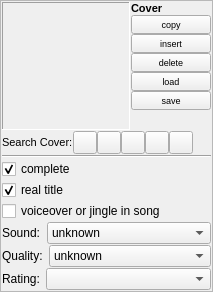
         <widget class="QFrame" name="frameOptions">
          <property name="maximumSize">
           <size>
            <width>240</width>
            <height>16777215</height>
           </size>
          </property>
          <property name="frameShape">
           <enum>QFrame::StyledPanel</enum>
          </property>
          <layout class="QVBoxLayout">
           <property name="spacing">
            <number>1</number>
           </property>
           <property name="leftMargin">
            <number>1</number>
           </property>
           <property name="topMargin">
            <number>1</number>
           </property>
           <property name="rightMargin">
            <number>1</number>
           </property>
           <property name="bottomMargin">
            <number>1</number>
           </property>
           <item>
            <layout class="QHBoxLayout" name="horizontalLayout_3">
             <property name="topMargin">
              <number>0</number>
             </property>
             <item>
              <widget class="QLabel" name="cover">
               <property name="minimumSize">
                <size>
                 <width>128</width>
                 <height>128</height>
                </size>
               </property>
               <property name="maximumSize">
                <size>
                 <width>128</width>
                 <height>128</height>
                </size>
               </property>
               <property name="acceptDrops">
                <bool>true</bool>
               </property>
               <property name="frameShape">
                <enum>QFrame::Panel</enum>
               </property>
               <property name="frameShadow">
                <enum>QFrame::Sunken</enum>
               </property>
               <property name="text">
                <string/>
               </property>
               <property name="scaledContents">
                <bool>false</bool>
               </property>
               <property name="alignment">
                <set>Qt::AlignCenter</set>
               </property>
               <property name="margin">
                <number>0</number>
               </property>
              </widget>
             </item>
             <item>
              <layout class="QVBoxLayout" name="verticalLayout_3">
               <property name="spacing">
                <number>0</number>
               </property>
               <property name="leftMargin">
                <number>0</number>
               </property>
               <property name="topMargin">
                <number>0</number>
               </property>
               <item>
                <widget class="QLabel" name="label_21">
                 <property name="font">
                  <font>
                   <pointsize>8</pointsize>
                   <weight>75</weight>
                   <bold>true</bold>
                  </font>
                 </property>
                 <property name="text">
                  <string>Cover</string>
                 </property>
                </widget>
               </item>
               <item>
                <widget class="QPushButton" name="coverCopyButton">
                 <property name="maximumSize">
                  <size>
                   <width>16777215</width>
                   <height>20</height>
                  </size>
                 </property>
                 <property name="font">
                  <font>
                   <pointsize>7</pointsize>
                  </font>
                 </property>
                 <property name="text">
                  <string>copy</string>
                 </property>
                 <property name="icon">
                  <iconset resource="../../resources.qrc">
                   <normaloff>:/icons/resources/edit-copy.png</normaloff>:/icons/resources/edit-copy.png</iconset>
                 </property>
                 <property name="iconSize">
                  <size>
                   <width>16</width>
                   <height>16</height>
                  </size>
                 </property>
                 <property name="flat">
                  <bool>false</bool>
                 </property>
                </widget>
               </item>
               <item>
                <widget class="QPushButton" name="coverInsertButton">
                 <property name="maximumSize">
                  <size>
                   <width>16777215</width>
                   <height>20</height>
                  </size>
                 </property>
                 <property name="font">
                  <font>
                   <pointsize>7</pointsize>
                  </font>
                 </property>
                 <property name="text">
                  <string>insert</string>
                 </property>
                 <property name="icon">
                  <iconset resource="../../resources.qrc">
                   <normaloff>:/icons/resources/edit-paste.png</normaloff>:/icons/resources/edit-paste.png</iconset>
                 </property>
                 <property name="iconSize">
                  <size>
                   <width>16</width>
                   <height>16</height>
                  </size>
                 </property>
                 <property name="flat">
                  <bool>false</bool>
                 </property>
                </widget>
               </item>
               <item>
                <widget class="QPushButton" name="coverDeleteButton">
                 <property name="maximumSize">
                  <size>
                   <width>16777215</width>
                   <height>20</height>
                  </size>
                 </property>
                 <property name="font">
                  <font>
                   <pointsize>7</pointsize>
                  </font>
                 </property>
                 <property name="text">
                  <string>delete</string>
                 </property>
                 <property name="icon">
                  <iconset resource="../../resources.qrc">
                   <normaloff>:/icons/resources/edit-delete.png</normaloff>:/icons/resources/edit-delete.png</iconset>
                 </property>
                 <property name="iconSize">
                  <size>
                   <width>16</width>
                   <height>16</height>
                  </size>
                 </property>
                 <property name="flat">
                  <bool>false</bool>
                 </property>
                </widget>
               </item>
               <item>
                <widget class="QPushButton" name="coverLoadButton">
                 <property name="enabled">
                  <bool>true</bool>
                 </property>
                 <property name="maximumSize">
                  <size>
                   <width>16777215</width>
                   <height>20</height>
                  </size>
                 </property>
                 <property name="font">
                  <font>
                   <pointsize>7</pointsize>
                  </font>
                 </property>
                 <property name="text">
                  <string>load</string>
                 </property>
                 <property name="icon">
                  <iconset resource="../../resources.qrc">
                   <normaloff>:/icons/resources/fileopen.png</normaloff>:/icons/resources/fileopen.png</iconset>
                 </property>
                 <property name="iconSize">
                  <size>
                   <width>16</width>
                   <height>16</height>
                  </size>
                 </property>
                 <property name="flat">
                  <bool>false</bool>
                 </property>
                </widget>
               </item>
               <item>
                <widget class="QPushButton" name="coverSaveButton">
                 <property name="enabled">
                  <bool>true</bool>
                 </property>
                 <property name="maximumSize">
                  <size>
                   <width>16777215</width>
                   <height>20</height>
                  </size>
                 </property>
                 <property name="font">
                  <font>
                   <pointsize>7</pointsize>
                  </font>
                 </property>
                 <property name="text">
                  <string>save</string>
                 </property>
                 <property name="icon">
                  <iconset resource="../../resources.qrc">
                   <normaloff>:/icons/resources/filesave.png</normaloff>:/icons/resources/filesave.png</iconset>
                 </property>
                 <property name="iconSize">
                  <size>
                   <width>16</width>
                   <height>16</height>
                  </size>
                 </property>
                 <property name="flat">
                  <bool>false</bool>
                 </property>
                </widget>
               </item>
               <item>
                <spacer name="verticalSpacer_3">
                 <property name="orientation">
                  <enum>Qt::Vertical</enum>
                 </property>
                 <property name="sizeHint" stdset="0">
                  <size>
                   <width>20</width>
                   <height>0</height>
                  </size>
                 </property>
                </spacer>
               </item>
              </layout>
             </item>
            </layout>
           </item>
           <item>
            <layout class="QHBoxLayout" name="horizontalLayout_2">
             <property name="spacing">
              <number>0</number>
             </property>
             <property name="topMargin">
              <number>0</number>
             </property>
             <item>
              <widget class="QLabel" name="label_22">
               <property name="font">
                <font>
                 <pointsize>8</pointsize>
                </font>
               </property>
               <property name="text">
                <string>Search Cover:</string>
               </property>
              </widget>
             </item>
             <item>
              <widget class="QToolButton" name="coverSearchGoogle">
               <property name="text">
                <string/>
               </property>
               <property name="icon">
                <iconset resource="../../resources.qrc">
                 <normaloff>:/icons/resources/logo_google16x16.png</normaloff>:/icons/resources/logo_google16x16.png</iconset>
               </property>
               <property name="iconSize">
                <size>
                 <width>16</width>
                 <height>16</height>
                </size>
               </property>
              </widget>
             </item>
             <item>
              <widget class="QToolButton" name="coverSearchDiscogs">
               <property name="text">
                <string/>
               </property>
               <property name="icon">
                <iconset resource="../../resources.qrc">
                 <normaloff>:/icons/resources/discogs16x16.png</normaloff>:/icons/resources/discogs16x16.png</iconset>
               </property>
               <property name="iconSize">
                <size>
                 <width>16</width>
                 <height>16</height>
                </size>
               </property>
              </widget>
             </item>
             <item>
              <widget class="QToolButton" name="coverSearchBeatport">
               <property name="text">
                <string/>
               </property>
               <property name="icon">
                <iconset resource="../../resources.qrc">
                 <normaloff>:/icons/resources/logo_beatport16x16.png</normaloff>:/icons/resources/logo_beatport16x16.png</iconset>
               </property>
               <property name="iconSize">
                <size>
                 <width>16</width>
                 <height>16</height>
                </size>
               </property>
              </widget>
             </item>
             <item>
              <widget class="QToolButton" name="coverSearchSoundcloud">
               <property name="text">
                <string/>
               </property>
               <property name="icon">
                <iconset resource="../../resources.qrc">
                 <normaloff>:/icons/resources/soundcloud.png</normaloff>:/icons/resources/soundcloud.png</iconset>
               </property>
               <property name="iconSize">
                <size>
                 <width>16</width>
                 <height>16</height>
                </size>
               </property>
              </widget>
             </item>
             <item>
              <widget class="QToolButton" name="coverSearchAmazon">
               <property name="text">
                <string/>
               </property>
               <property name="icon">
                <iconset resource="../../resources.qrc">
                 <normaloff>:/icons/resources/logo_amazon16x16.png</normaloff>:/icons/resources/logo_amazon16x16.png</iconset>
               </property>
               <property name="iconSize">
                <size>
                 <width>16</width>
                 <height>16</height>
                </size>
               </property>
              </widget>
             </item>
             <item>
              <spacer name="horizontalSpacer_5">
               <property name="orientation">
                <enum>Qt::Horizontal</enum>
               </property>
               <property name="sizeHint" stdset="0">
                <size>
                 <width>5</width>
                 <height>20</height>
                </size>
               </property>
              </spacer>
             </item>
            </layout>
           </item>
           <item>
            <widget class="Line" name="line">
             <property name="orientation">
              <enum>Qt::Horizontal</enum>
             </property>
            </widget>
           </item>
           <item>
            <widget class="QCheckBox" name="complete">
             <property name="sizePolicy">
              <sizepolicy hsizetype="Maximum" vsizetype="Fixed">
               <horstretch>0</horstretch>
               <verstretch>0</verstretch>
              </sizepolicy>
             </property>
             <property name="text">
              <string>complete</string>
             </property>
             <property name="checked">
              <bool>true</bool>
             </property>
            </widget>
           </item>
           <item>
            <widget class="QCheckBox" name="realTitle">
             <property name="sizePolicy">
              <sizepolicy hsizetype="Maximum" vsizetype="Fixed">
               <horstretch>0</horstretch>
               <verstretch>0</verstretch>
              </sizepolicy>
             </property>
             <property name="text">
              <string>real title</string>
             </property>
             <property name="checked">
              <bool>true</bool>
             </property>
            </widget>
           </item>
           <item>
            <widget class="QCheckBox" name="interrupted">
             <property name="text">
              <string>voiceover or jingle in song</string>
             </property>
            </widget>
           </item>
           <item>
            <layout class="QHBoxLayout">
             <property name="spacing">
              <number>6</number>
             </property>
             <property name="leftMargin">
              <number>0</number>
             </property>
             <property name="topMargin">
              <number>0</number>
             </property>
             <property name="rightMargin">
              <number>0</number>
             </property>
             <property name="bottomMargin">
              <number>0</number>
             </property>
             <item>
              <widget class="QLabel" name="label_45">
               <property name="sizePolicy">
                <sizepolicy hsizetype="Maximum" vsizetype="Minimum">
                 <horstretch>0</horstretch>
                 <verstretch>0</verstretch>
                </sizepolicy>
               </property>
               <property name="text">
                <string>Sound:</string>
               </property>
              </widget>
             </item>
             <item>
              <widget class="QComboBox" name="channels">
               <property name="sizePolicy">
                <sizepolicy hsizetype="Expanding" vsizetype="Fixed">
                 <horstretch>0</horstretch>
                 <verstretch>0</verstretch>
                </sizepolicy>
               </property>
               <property name="currentIndex">
                <number>0</number>
               </property>
               <property name="iconSize">
                <size>
                 <width>60</width>
                 <height>15</height>
                </size>
               </property>
               <property name="frame">
                <bool>true</bool>
               </property>
               <item>
                <property name="text">
                 <string>unknown</string>
                </property>
                <property name="icon">
                 <iconset resource="../../resources.qrc">
                  <normaloff>:/channels/resources/sound-unknown.png</normaloff>:/channels/resources/sound-unknown.png</iconset>
                </property>
               </item>
               <item>
                <property name="text">
                 <string>Mono</string>
                </property>
                <property name="icon">
                 <iconset resource="../../resources.qrc">
                  <normaloff>:/channels/resources/sound-mono.png</normaloff>:/channels/resources/sound-mono.png</iconset>
                </property>
               </item>
               <item>
                <property name="text">
                 <string>Stereo</string>
                </property>
                <property name="icon">
                 <iconset resource="../../resources.qrc">
                  <normaloff>:/channels/resources/sound-stereo.png</normaloff>:/channels/resources/sound-stereo.png</iconset>
                </property>
               </item>
               <item>
                <property name="text">
                 <string>Dolby Stereo</string>
                </property>
                <property name="icon">
                 <iconset resource="../../resources.qrc">
                  <normaloff>:/channels/resources/sound-dolbystereo.png</normaloff>:/channels/resources/sound-dolbystereo.png</iconset>
                </property>
               </item>
               <item>
                <property name="text">
                 <string>Dolby Surround</string>
                </property>
                <property name="icon">
                 <iconset resource="../../resources.qrc">
                  <normaloff>:/channels/resources/sound-dolby-surround.png</normaloff>:/channels/resources/sound-dolby-surround.png</iconset>
                </property>
               </item>
               <item>
                <property name="text">
                 <string>Dolby Digital 5.1</string>
                </property>
                <property name="icon">
                 <iconset resource="../../resources.qrc">
                  <normaloff>:/channels/resources/sound-dolbydigital-5.1.png</normaloff>:/channels/resources/sound-dolbydigital-5.1.png</iconset>
                </property>
               </item>
               <item>
                <property name="text">
                 <string>Dolby Digital EX</string>
                </property>
                <property name="icon">
                 <iconset resource="../../resources.qrc">
                  <normaloff>:/channels/resources/sound-dolbydigital-5.1ex.png</normaloff>:/channels/resources/sound-dolbydigital-5.1ex.png</iconset>
                </property>
               </item>
               <item>
                <property name="text">
                 <string>DTS 5.1</string>
                </property>
                <property name="icon">
                 <iconset resource="../../resources.qrc">
                  <normaloff>:/channels/resources/sound-dts-5.1.png</normaloff>:/channels/resources/sound-dts-5.1.png</iconset>
                </property>
               </item>
              </widget>
             </item>
            </layout>
           </item>
           <item>
            <layout class="QHBoxLayout">
             <property name="spacing">
              <number>6</number>
             </property>
             <property name="leftMargin">
              <number>0</number>
             </property>
             <property name="topMargin">
              <number>0</number>
             </property>
             <property name="rightMargin">
              <number>0</number>
             </property>
             <property name="bottomMargin">
              <number>0</number>
             </property>
             <item>
              <widget class="QLabel" name="label_46">
               <property name="sizePolicy">
                <sizepolicy hsizetype="Maximum" vsizetype="Minimum">
                 <horstretch>0</horstretch>
                 <verstretch>0</verstretch>
                </sizepolicy>
               </property>
               <property name="text">
                <string>Quality:</string>
               </property>
              </widget>
             </item>
             <item>
              <widget class="QComboBox" name="quality">
               <property name="sizePolicy">
                <sizepolicy hsizetype="Expanding" vsizetype="Maximum">
                 <horstretch>0</horstretch>
                 <verstretch>0</verstretch>
                </sizepolicy>
               </property>
               <item>
                <property name="text">
                 <string>unknown</string>
                </property>
                <property name="icon">
                 <iconset resource="../../resources.qrc">
                  <normaloff>:/quality/resources/quali-unknown.png</normaloff>:/quality/resources/quali-unknown.png</iconset>
                </property>
               </item>
               <item>
                <property name="text">
                 <string>sehr gut</string>
                </property>
                <property name="icon">
                 <iconset resource="../../resources.qrc">
                  <normaloff>:/quality/resources/quali-1.png</normaloff>:/quality/resources/quali-1.png</iconset>
                </property>
               </item>
               <item>
                <property name="text">
                 <string>gut</string>
                </property>
                <property name="icon">
                 <iconset resource="../../resources.qrc">
                  <normaloff>:/quality/resources/quali-2.png</normaloff>:/quality/resources/quali-2.png</iconset>
                </property>
               </item>
               <item>
                <property name="text">
                 <string>mittelmäßig</string>
                </property>
                <property name="icon">
                 <iconset resource="../../resources.qrc">
                  <normaloff>:/quality/resources/quali-3.png</normaloff>:/quality/resources/quali-3.png</iconset>
                </property>
               </item>
               <item>
                <property name="text">
                 <string>schlecht</string>
                </property>
                <property name="icon">
                 <iconset resource="../../resources.qrc">
                  <normaloff>:/quality/resources/quali-4.png</normaloff>:/quality/resources/quali-4.png</iconset>
                </property>
               </item>
               <item>
                <property name="text">
                 <string>sehr schlecht</string>
                </property>
                <property name="icon">
                 <iconset resource="../../resources.qrc">
                  <normaloff>:/quality/resources/quali-5.png</normaloff>:/quality/resources/quali-5.png</iconset>
                </property>
               </item>
              </widget>
             </item>
            </layout>
           </item>
           <item>
            <layout class="QHBoxLayout">
             <property name="spacing">
              <number>6</number>
             </property>
             <property name="leftMargin">
              <number>0</number>
             </property>
             <property name="topMargin">
              <number>0</number>
             </property>
             <property name="rightMargin">
              <number>0</number>
             </property>
             <property name="bottomMargin">
              <number>0</number>
             </property>
             <item>
              <widget class="QLabel" name="label_47">
               <property name="sizePolicy">
                <sizepolicy hsizetype="Maximum" vsizetype="Minimum">
                 <horstretch>0</horstretch>
                 <verstretch>0</verstretch>
                </sizepolicy>
               </property>
               <property name="text">
                <string>Rating:</string>
               </property>
              </widget>
             </item>
             <item>
              <widget class="QComboBox" name="rating">
               <property name="sizePolicy">
                <sizepolicy hsizetype="Expanding" vsizetype="Maximum">
                 <horstretch>0</horstretch>
                 <verstretch>0</verstretch>
                </sizepolicy>
               </property>
               <property name="minimumSize">
                <size>
                 <width>120</width>
                 <height>0</height>
                </size>
               </property>
               <property name="iconSize">
                <size>
                 <width>96</width>
                 <height>16</height>
                </size>
               </property>
               <item>
                <property name="text">
                 <string/>
                </property>
                <property name="icon">
                 <iconset resource="../../resources.qrc">
                  <normaloff>:/bewertung/resources/sterne-unbewertet.png</normaloff>:/bewertung/resources/sterne-unbewertet.png</iconset>
                </property>
               </item>
               <item>
                <property name="text">
                 <string/>
                </property>
                <property name="icon">
                 <iconset resource="../../resources.qrc">
                  <normaloff>:/bewertung/resources/sterne1.png</normaloff>:/bewertung/resources/sterne1.png</iconset>
                </property>
               </item>
               <item>
                <property name="text">
                 <string/>
                </property>
                <property name="icon">
                 <iconset resource="../../resources.qrc">
                  <normaloff>:/bewertung/resources/sterne2.png</normaloff>:/bewertung/resources/sterne2.png</iconset>
                </property>
               </item>
               <item>
                <property name="text">
                 <string/>
                </property>
                <property name="icon">
                 <iconset resource="../../resources.qrc">
                  <normaloff>:/bewertung/resources/sterne3.png</normaloff>:/bewertung/resources/sterne3.png</iconset>
                </property>
               </item>
               <item>
                <property name="text">
                 <string/>
                </property>
                <property name="icon">
                 <iconset resource="../../resources.qrc">
                  <normaloff>:/bewertung/resources/sterne4.png</normaloff>:/bewertung/resources/sterne4.png</iconset>
                </property>
               </item>
               <item>
                <property name="text">
                 <string/>
                </property>
                <property name="icon">
                 <iconset resource="../../resources.qrc">
                  <normaloff>:/bewertung/resources/sterne5.png</normaloff>:/bewertung/resources/sterne5.png</iconset>
                </property>
               </item>
               <item>
                <property name="text">
                 <string/>
                </property>
                <property name="icon">
                 <iconset resource="../../resources.qrc">
                  <normaloff>:/bewertung/resources/sterne6.png</normaloff>:/bewertung/resources/sterne6.png</iconset>
                </property>
               </item>
              </widget>
             </item>
            </layout>
           </item>
           <item>
            <spacer name="verticalSpacer_2">
             <property name="orientation">
              <enum>Qt::Vertical</enum>
             </property>
             <property name="sizeHint" stdset="0">
              <size>
               <width>20</width>
               <height>0</height>
              </size>
             </property>
            </spacer>
           </item>
          </layout>
         </widget>
